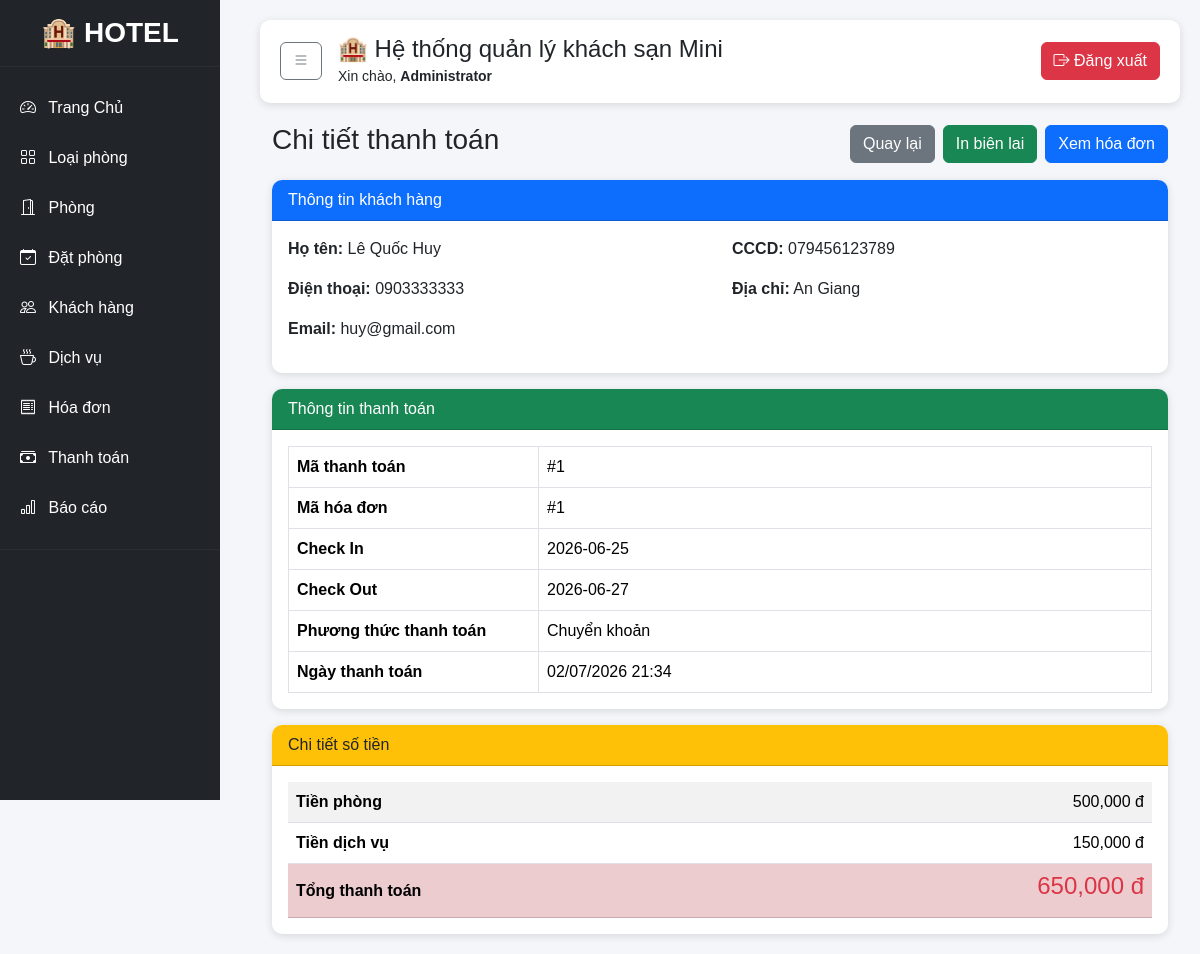
Screenshot of /modules/payments/detail.php?id=1 (signed in) with the database file from the repository.
### tables this page shows
CREATE TABLE payments (
    payment_id INT AUTO_INCREMENT PRIMARY KEY,
    invoice_id INT NOT NULL,

    payment_method ENUM(
        'Tiền mặt',
        'Chuyển khoản',
        'Momo'
    ),

    payment_date DATETIME DEFAULT CURRENT_TIMESTAMP,
    amount INT NOT NULL,

    FOREIGN KEY (invoice_id)
    REFERENCES invoices(invoice_id)
);

CREATE TABLE customers (
    customer_id INT AUTO_INCREMENT PRIMARY KEY,
    full_name VARCHAR(100) NOT NULL,
    gender ENUM('Nam', 'Nữ', 'Khác'),
    phone VARCHAR(15),
    email VARCHAR(100),
    id_card VARCHAR(20),
    address TEXT,
    created_at DATETIME DEFAULT CURRENT_TIMESTAMP
);

CREATE TABLE invoices (
    invoice_id INT AUTO_INCREMENT PRIMARY KEY,
    booking_id INT NOT NULL,
    invoice_date DATETIME DEFAULT CURRENT_TIMESTAMP,
    
    room_total INT DEFAULT 0,
    service_total INT DEFAULT 0,
    total_amount INT DEFAULT 0,

    FOREIGN KEY (booking_id)
    REFERENCES bookings(booking_id)
);

CREATE TABLE bookings (
    booking_id INT AUTO_INCREMENT PRIMARY KEY,
    customer_id INT NOT NULL,

    booking_date DATETIME DEFAULT CURRENT_TIMESTAMP,
    check_in_date DATE NOT NULL,
    check_out_date DATE NOT NULL,

    actual_check_in DATETIME NULL,
    actual_check_out DATETIME NULL,

    status ENUM(
        'Đã đặt',
        'Đang thuê',
        'Đã trả phòng',
        'Đã hủy'
    ) DEFAULT 'Đã đặt',

    total_amount INT DEFAULT 0, note TEXT,

    FOREIGN KEY (customer_id)
    REFERENCES customers(customer_id)
);

### modules/payments/detail.php (the view, shortened to what this page needs)
<?php
    include '../../config/database.php';
    include '../../includes/header.php';
    $conn = $conn;
    $id = intval($_GET['id']);
    $sql = "SELECT p.*,
                i.invoice_id,
                i.room_total,
                i.service_total,
                i.total_amount,
                b.booking_id,
                b.check_in_date,
                b.check_out_date,
                c.full_name,
                c.phone,
                c.email,
                c.id_card,
                c.address
            FROM payments p
            JOIN invoices i ON p.invoice_id=i.invoice_id
            JOIN bookings b ON i.booking_id=b.booking_id
            JOIN customers c ON b.customer_id=c.customer_id
            WHERE p.payment_id='$id'    ";
    $result = mysqli_query($conn,$sql);
    $row = mysqli_fetch_assoc($result);
?>
<div class="container-fluid">
    <div class="d-flex justify-content-between align-items-center mb-3">
        <h3>Chi tiết thanh toán</h3>
        <div class="d-flex gap-2">
            <a href="index.php" class="btn btn-secondary">
                Quay lại
            </a>
            <a href="print.php?id=<?= $row['payment_id'] ?>"
                target="_blank" class="btn btn-success">
                In biên lai
            </a>
            <a href="../invoices/detail.php?id=<?= $row['invoice_id'] ?>"
                class="btn btn-primary">
                Xem hóa đơn
            </a>
        </div>
    </div>
    <div class="card mb-3">
        <div class="card-header bg-primary text-white">
            Thông tin khách hàng
        </div>
        <div class="card-body">
            <div class="row">
                <div class="col-md-6">
                    <p><strong>Họ tên:</strong> <?= htmlspecialchars($row['full_name']) ?></p>
                    <p><strong>Điện thoại:</strong> <?= $row['phone'] ?></p>
                    <p><strong>Email:</strong> <?= $row['email'] ?></p>
                </div>
                <div class="col-md-6">
                    <p><strong>CCCD:</strong> <?= $row['id_card'] ?></p>
                    <p><strong>Địa chỉ:</strong> <?= $row['address'] ?></p>
                </div>
            </div>
        </div>
    </div>
    <div class="card mb-3">
        <div class="card-header bg-success text-white">
            Thông tin thanh toán
        </div>
        <div class="card-body">
            <table class="table table-bordered">
                <tr>
                    <th width="250">Mã thanh toán</th>
                    <td>#<?= $row['payment_id'] ?></td>
                </tr>
                <tr>
                    <th>Mã hóa đơn</th>
                    <td>#<?= $row['invoice_id'] ?></td>
                </tr>
                <tr>
                    <th>Check In</th>
                    <td><?= $row['check_in_date'] ?></td>
                </tr>
                <tr>
                    <th>Check Out</th>
                    <td><?= $row['check_out_date'] ?></td>
                </tr>
                <tr>
                    <th>Phương thức thanh toán</th>
                    <td><?= $row['payment_method'] ?></td>
                </tr>
                <tr>
                    <th>Ngày thanh toán</th>
                    <td><?= date("d/m/Y H:i",strtotime($row['payment_date'])) ?></td>
                </tr>
            </table>
        </div>
    </div>
    <div class="card">
        <div class="card-header bg-warning">
            Chi tiết số tiền
        </div>
        <div class="card-body">
            <table class="table table-striped">
                <tr>
                    <th>Tiền phòng</th>
                    <td class="text-end"><?= number_format($row['room_total']) ?> đ</td>
                </tr>
                <tr>
                    <th>Tiền dịch vụ</th>
                    <td class="text-end"><?= number_format($row['service_total']) ?> đ</td>
                </tr>
                <tr class="table-danger">
                    <th>Tổng thanh toán</th>
                    <td class="text-end">
                        <h4 class="text-danger">
                            <?= number_format($row['total_amount']) ?> đ
                        </h4>
                    </td>
                </tr>
            </table>
        </div>
    </div>
</div>
<?php include __DIR__ .'/../../includes/footer.php'; ?>

### assets/css/header.css (style rules this page uses)
body { margin:0; background:#f4f6f9; font-family:Arial, Helvetica, sans-serif; overflow-x:hidden; }
.card { border:none; border-radius:10px; overflow:hidden; box-shadow:0 2px 8px rgba(0,0,0,.12); }
.table { margin-bottom:0; }
.table td, .table th { vertical-align:middle; }
.btn { border-radius:6px; }

### rows the page displays
payments: customers.full_name "Lê Quốc Huy", customers.phone "0903333333", customers.email "huy@gmail.com", customers.id_card "079456123789", customers.address "An Giang", payment_id "1", invoice.invoice_id "1", bookings.check_in_date "2026-06-25", bookings.check_out_date "2026-06-27", payment_method "Chuyển khoản", payment_date "02/07/2026 21:34", invoice.room_total "500,000", invoice.service_total "150,000", invoice.total_amount "650,000"

### other values shown
$_SESSION['full_name'] "Administrator"
